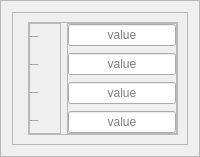
                           <widget class="QFrame" name="frame_84">
                            <property name="frameShape">
                             <enum>QFrame::Shape::StyledPanel</enum>
                            </property>
                            <property name="frameShadow">
                             <enum>QFrame::Shadow::Raised</enum>
                            </property>
                            <layout class="QVBoxLayout" name="verticalLayout_58">
                             <property name="spacing">
                              <number>0</number>
                             </property>
                             <item>
                              <widget class="QFrame" name="frame_85">
                               <property name="frameShape">
                                <enum>QFrame::Shape::StyledPanel</enum>
                               </property>
                               <property name="frameShadow">
                                <enum>QFrame::Shadow::Raised</enum>
                               </property>
                               <layout class="QHBoxLayout" name="horizontalLayout_33">
                                <property name="spacing">
                                 <number>20</number>
                                </property>
                                <property name="leftMargin">
                                 <number>15</number>
                                </property>
                                <item>
                                 <widget class="QFrame" name="frame_87">
                                  <property name="frameShape">
                                   <enum>QFrame::Shape::StyledPanel</enum>
                                  </property>
                                  <property name="frameShadow">
                                   <enum>QFrame::Shadow::Raised</enum>
                                  </property>
                                  <layout class="QHBoxLayout" name="horizontalLayout_34">
                                   <property name="spacing">
                                    <number>6</number>
                                   </property>
                                   <property name="leftMargin">
                                    <number>0</number>
                                   </property>
                                   <property name="topMargin">
                                    <number>0</number>
                                   </property>
                                   <property name="rightMargin">
                                    <number>0</number>
                                   </property>
                                   <property name="bottomMargin">
                                    <number>0</number>
                                   </property>
                                   <item>
                                    <widget class="QFrame" name="frame_107">
                                     <property name="sizePolicy">
                                      <sizepolicy hsizetype="MinimumExpanding" vsizetype="Preferred">
                                       <horstretch>0</horstretch>
                                       <verstretch>0</verstretch>
                                      </sizepolicy>
                                     </property>
                                     <property name="maximumSize">
                                      <size>
                                       <width>140</width>
                                       <height>16777215</height>
                                      </size>
                                     </property>
                                     <property name="frameShape">
                                      <enum>QFrame::Shape::StyledPanel</enum>
                                     </property>
                                     <property name="frameShadow">
                                      <enum>QFrame::Shadow::Raised</enum>
                                     </property>
                                     <layout class="QVBoxLayout" name="verticalLayout_72">
                                      <property name="spacing">
                                       <number>7</number>
                                      </property>
                                      <property name="leftMargin">
                                       <number>0</number>
                                      </property>
                                      <property name="topMargin">
                                       <number>0</number>
                                      </property>
                                      <property name="rightMargin">
                                       <number>0</number>
                                      </property>
                                      <property name="bottomMargin">
                                       <number>0</number>
                                      </property>
                                      <item>
                                       <widget class="QLabel" name="label_125">
                                        <property name="minimumSize">
                                         <size>
                                          <width>0</width>
                                          <height>18</height>
                                         </size>
                                        </property>
                                        <property name="maximumSize">
                                         <size>
                                          <width>16777215</width>
                                          <height>18</height>
                                         </size>
                                        </property>
                                        <property name="font">
                                         <font>
                                          <family>Yu Gothic UI Semilight</family>
                                          <pointsize>-1</pointsize>
                                         </font>
                                        </property>
                                        <property name="styleSheet">
                                         <string notr="true"/>
                                        </property>
                                        <property name="text">
                                         <string>Others Mesh Info:</string>
                                        </property>
                                       </widget>
                                      </item>
                                      <item>
                                       <widget class="QLabel" name="label_126">
                                        <property name="minimumSize">
                                         <size>
                                          <width>0</width>
                                          <height>18</height>
                                         </size>
                                        </property>
                                        <property name="maximumSize">
                                         <size>
                                          <width>16777215</width>
                                          <height>18</height>
                                         </size>
                                        </property>
                                        <property name="font">
                                         <font>
                                          <family>Yu Gothic UI Semilight</family>
                                          <pointsize>-1</pointsize>
                                         </font>
                                        </property>
                                        <property name="styleSheet">
                                         <string notr="true"/>
                                        </property>
                                        <property name="text">
                                         <string>Others Mesh Info:</string>
                                        </property>
                                       </widget>
                                      </item>
                                      <item>
                                       <widget class="QLabel" name="label_127">
                                        <property name="minimumSize">
                                         <size>
                                          <width>0</width>
                                          <height>18</height>
                                         </size>
                                        </property>
                                        <property name="maximumSize">
                                         <size>
                                          <width>16777215</width>
                                          <height>18</height>
                                         </size>
                                        </property>
                                        <property name="font">
                                         <font>
                                          <family>Yu Gothic UI Semilight</family>
                                          <pointsize>-1</pointsize>
                                         </font>
                                        </property>
                                        <property name="styleSheet">
                                         <string notr="true"/>
                                        </property>
                                        <property name="text">
                                         <string>Others Mesh Info:</string>
                                        </property>
                                       </widget>
                                      </item>
                                      <item>
                                       <widget class="QLabel" name="label_128">
                                        <property name="minimumSize">
                                         <size>
                                          <width>0</width>
                                          <height>18</height>
                                         </size>
                                        </property>
                                        <property name="maximumSize">
                                         <size>
                                          <width>16777215</width>
                                          <height>18</height>
                                         </size>
                                        </property>
                                        <property name="font">
                                         <font>
                                          <family>Yu Gothic UI Semilight</family>
                                          <pointsize>-1</pointsize>
                                         </font>
                                        </property>
                                        <property name="styleSheet">
                                         <string notr="true"/>
                                        </property>
                                        <property name="text">
                                         <string>Others Mesh Info:</string>
                                        </property>
                                       </widget>
                                      </item>
                                     </layout>
                                    </widget>
                                   </item>
                                   <item>
                                    <widget class="QFrame" name="frame_89">
                                     <property name="sizePolicy">
                                      <sizepolicy hsizetype="MinimumExpanding" vsizetype="Preferred">
                                       <horstretch>0</horstretch>
                                       <verstretch>0</verstretch>
                                      </sizepolicy>
                                     </property>
                                     <property name="layoutDirection">
                                      <enum>Qt::LayoutDirection::RightToLeft</enum>
                                     </property>
                                     <property name="frameShape">
                                      <enum>QFrame::Shape::StyledPanel</enum>
                                     </property>
                                     <property name="frameShadow">
                                      <enum>QFrame::Shadow::Raised</enum>
                                     </property>
                                     <layout class="QVBoxLayout" name="verticalLayout_60">
                                      <property name="spacing">
                                       <number>7</number>
                                      </property>
                                      <property name="leftMargin">
                                       <number>0</number>
                                      </property>
                                      <property name="topMargin">
                                       <number>0</number>
                                      </property>
                                      <property name="rightMargin">
                                       <number>0</number>
                                      </property>
                                      <property name="bottomMargin">
                                       <number>0</number>
                                      </property>
                                      <item>
                                       <widget class="QLineEdit" name="toolOthersInfo_2">
                                        <property name="minimumSize">
                                         <size>
                                          <width>0</width>
                                          <height>18</height>
                                         </size>
                                        </property>
                                        <property name="maximumSize">
                                         <size>
                                          <width>189</width>
                                          <height>16777215</height>
                                         </size>
                                        </property>
                                        <property name="text">
                                         <string/>
                                        </property>
                                        <property name="alignment">
                                         <set>Qt::AlignmentFlag::AlignCenter</set>
                                        </property>
                                        <property name="placeholderText">
                                         <string>value</string>
                                        </property>
                                       </widget>
                                      </item>
                                      <item>
                                       <widget class="QLineEdit" name="toolOthersInfo_5">
                                        <property name="minimumSize">
                                         <size>
                                          <width>0</width>
                                          <height>18</height>
                                         </size>
                                        </property>
                                        <property name="maximumSize">
                                         <size>
                                          <width>189</width>
                                          <height>16777215</height>
                                         </size>
                                        </property>
                                        <property name="text">
                                         <string/>
                                        </property>
                                        <property name="alignment">
                                         <set>Qt::AlignmentFlag::AlignCenter</set>
                                        </property>
                                        <property name="placeholderText">
                                         <string>value</string>
                                        </property>
                                       </widget>
                                      </item>
                                      <item>
                                       <widget class="QLineEdit" name="toolOthersInfo_3">
                                        <property name="minimumSize">
                                         <size>
                                          <width>0</width>
                                          <height>18</height>
                                         </size>
                                        </property>
                                        <property name="maximumSize">
                                         <size>
                                          <width>189</width>
                                          <height>16777215</height>
                                         </size>
                                        </property>
                                        <property name="text">
                                         <string/>
                                        </property>
                                        <property name="alignment">
                                         <set>Qt::AlignmentFlag::AlignCenter</set>
                                        </property>
                                        <property name="placeholderText">
                                         <string>value</string>
                                        </property>
                                       </widget>
                                      </item>
                                      <item>
                                       <widget class="QLineEdit" name="toolOthersInfo_4">
                                        <property name="minimumSize">
                                         <size>
                                          <width>0</width>
                                          <height>18</height>
                                         </size>
                                        </property>
                                        <property name="maximumSize">
                                         <size>
                                          <width>189</width>
                                          <height>16777215</height>
                                         </size>
                                        </property>
                                        <property name="text">
                                         <string/>
                                        </property>
                                        <property name="alignment">
                                         <set>Qt::AlignmentFlag::AlignCenter</set>
                                        </property>
                                        <property name="placeholderText">
                                         <string>value</string>
                                        </property>
                                       </widget>
                                      </item>
                                     </layout>
                                    </widget>
                                   </item>
                                  </layout>
                                 </widget>
                                </item>
                               </layout>
                              </widget>
                             </item>
                            </layout>
                           </widget>
